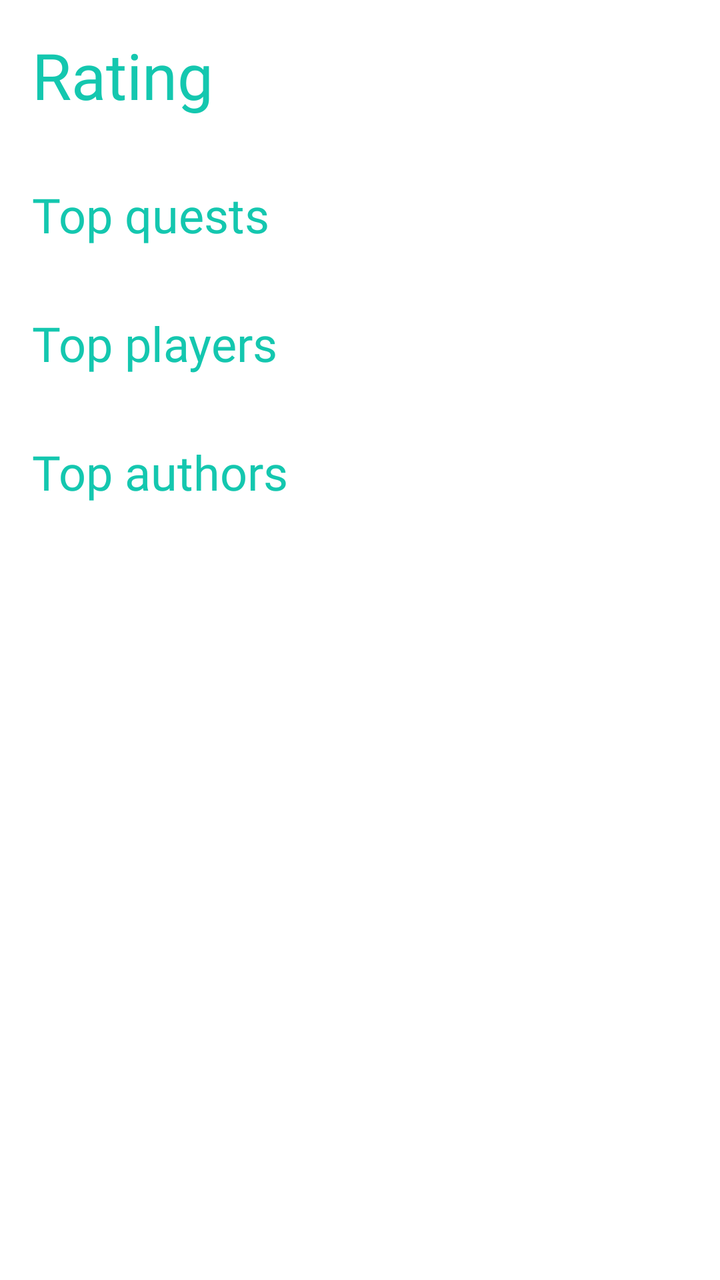
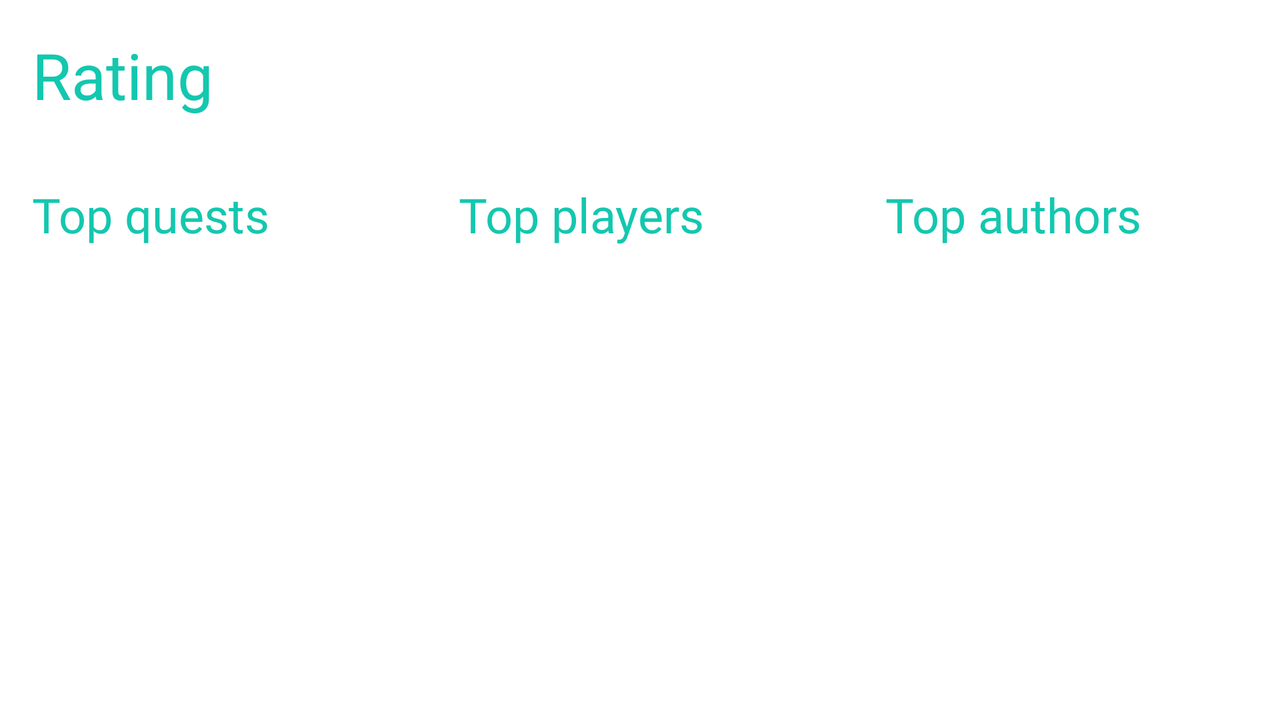

One screen, two layout resources from the same app: the default and the repository's alternative for another configuration. Each is rendered where Android would select it; the XML of both is given below.
<!-- AndroidManifest.xml: application theme Theme.GrinvaldMADventure -->
<!-- res/layout/fragment_rating.xml -->
<?xml version="1.0" encoding="utf-8"?>
<androidx.constraintlayout.widget.ConstraintLayout
    xmlns:android="http://schemas.android.com/apk/res/android"
    xmlns:tools="http://schemas.android.com/tools"
    android:layout_width="match_parent"
    android:layout_height="match_parent"
    tools:context=".Rating">


    <androidx.core.widget.NestedScrollView
        android:layout_width="match_parent"
        android:layout_height="match_parent"
        android:fillViewport="true">

        <LinearLayout
            android:layout_width="match_parent"
            android:layout_height="wrap_content"
            android:orientation="vertical" >

            <TextView
                android:id="@+id/textView16"
                android:layout_width="match_parent"
                android:layout_height="wrap_content"
                android:fontFamily="@font/gotham"
                android:textSize="32sp"
                android:textColor="@color/aqua"
                android:layout_margin="16dp"
                android:text="Rating" />

            <TextView
                android:id="@+id/textView17"
                android:layout_width="match_parent"
                android:layout_height="wrap_content"
                android:fontFamily="@font/gotham"
                android:textSize="24sp"
                android:textColor="@color/aqua"
                android:layout_margin="16dp"
                android:text="Top quests" />

            <androidx.recyclerview.widget.RecyclerView
                android:id="@+id/rv_quests"
                android:layout_width="match_parent"
                android:layout_height="wrap_content" />

            <TextView
                android:id="@+id/textView18"
                android:layout_width="match_parent"
                android:layout_height="wrap_content"
                android:fontFamily="@font/gotham"
                android:textSize="24sp"
                android:textColor="@color/aqua"
                android:layout_margin="16dp"
                android:text="Top players" />

            <androidx.recyclerview.widget.RecyclerView
                android:id="@+id/rv_players"
                android:layout_width="match_parent"
                android:layout_height="wrap_content" />

            <TextView
                android:id="@+id/textView19"
                android:layout_width="match_parent"
                android:layout_height="wrap_content"
                android:fontFamily="@font/gotham"
                android:textSize="24sp"
                android:textColor="@color/aqua"
                android:layout_margin="16dp"
                android:text="Top authors" />

            <androidx.recyclerview.widget.RecyclerView
                android:id="@+id/rv_authors"
                android:layout_width="match_parent"
                android:layout_height="wrap_content" />
        </LinearLayout>
    </androidx.core.widget.NestedScrollView>
</androidx.constraintlayout.widget.ConstraintLayout>
<!-- resources referenced by this layout -->
<resources>
  <color name="aqua">#14C7AF</color>
  <style name="Theme.GrinvaldMADventure" parent="Theme.MaterialComponents.DayNight.NoActionBar">
          
          <item name="colorPrimary">@color/purple_500</item>
          <item name="colorPrimaryVariant">@color/purple_700</item>
          <item name="colorOnPrimary">@color/white</item>
          
          <item name="colorSecondary">@color/teal_200</item>
          <item name="colorSecondaryVariant">@color/teal_700</item>
          <item name="colorOnSecondary">@color/black</item>
          
          <item name="android:statusBarColor" tools:targetApi="l">?attr/colorPrimaryVariant</item>
          
      </style>
  <color name="purple_500">#FF6200EE</color>
  <color name="purple_700">#FF3700B3</color>
  <color name="white">#FFFFFFFF</color>
  <color name="teal_200">#FF03DAC5</color>
  <color name="teal_700">#FF018786</color>
  <color name="black">#FF000000</color>
</resources>
<!-- res/layout-land/fragment_rating.xml (the repository's variant of the layout above) -->
<!-- drawn on the phone turned sideways -->
<?xml version="1.0" encoding="utf-8"?>
<androidx.constraintlayout.widget.ConstraintLayout
    xmlns:android="http://schemas.android.com/apk/res/android"
    xmlns:tools="http://schemas.android.com/tools"
    android:layout_width="match_parent"
    android:layout_height="match_parent"
    tools:context=".Rating">


    <androidx.core.widget.NestedScrollView
        android:layout_width="match_parent"
        android:layout_height="match_parent"
        android:fillViewport="true">

        <LinearLayout
            android:layout_width="match_parent"
            android:layout_height="wrap_content"
            android:orientation="vertical" >

            <TextView
                android:id="@+id/textView16"
                android:layout_width="match_parent"
                android:layout_height="wrap_content"
                android:layout_margin="16dp"
                android:fontFamily="@font/gotham"
                android:text="Rating"
                android:textColor="@color/aqua"
                android:textSize="32sp" />

            <LinearLayout
                android:layout_width="match_parent"
                android:layout_height="match_parent"
                android:orientation="horizontal">

                <LinearLayout
                    android:layout_width="match_parent"
                    android:layout_height="match_parent"
                    android:layout_weight="1"
                    android:orientation="vertical">

                    <TextView
                        android:id="@+id/textView17"
                        android:layout_width="match_parent"
                        android:layout_height="wrap_content"
                        android:layout_margin="16dp"
                        android:fontFamily="@font/gotham"
                        android:text="Top quests"
                        android:textColor="@color/aqua"
                        android:textSize="24sp" />

                    <androidx.recyclerview.widget.RecyclerView
                        android:id="@+id/rv_quests"
                        android:layout_width="match_parent"
                        android:layout_height="wrap_content" />

                </LinearLayout>

                <LinearLayout
                    android:layout_width="match_parent"
                    android:layout_height="match_parent"
                    android:layout_weight="1"
                    android:orientation="vertical">

                    <TextView
                        android:id="@+id/textView18"
                        android:layout_width="match_parent"
                        android:layout_height="wrap_content"
                        android:layout_margin="16dp"
                        android:fontFamily="@font/gotham"
                        android:text="Top players"
                        android:textColor="@color/aqua"
                        android:textSize="24sp" />

                    <androidx.recyclerview.widget.RecyclerView
                        android:id="@+id/rv_players"
                        android:layout_width="match_parent"
                        android:layout_height="wrap_content" />

                </LinearLayout>

                <LinearLayout
                    android:layout_width="match_parent"
                    android:layout_height="match_parent"
                    android:layout_weight="1"
                    android:orientation="vertical">

                    <TextView
                        android:id="@+id/textView19"
                        android:layout_width="match_parent"
                        android:layout_height="wrap_content"
                        android:layout_margin="16dp"
                        android:fontFamily="@font/gotham"
                        android:text="Top authors"
                        android:textColor="@color/aqua"
                        android:textSize="24sp" />

                    <androidx.recyclerview.widget.RecyclerView
                        android:id="@+id/rv_authors"
                        android:layout_width="match_parent"
                        android:layout_height="wrap_content" />
                </LinearLayout>
            </LinearLayout>

        </LinearLayout>
    </androidx.core.widget.NestedScrollView>
</androidx.constraintlayout.widget.ConstraintLayout>
